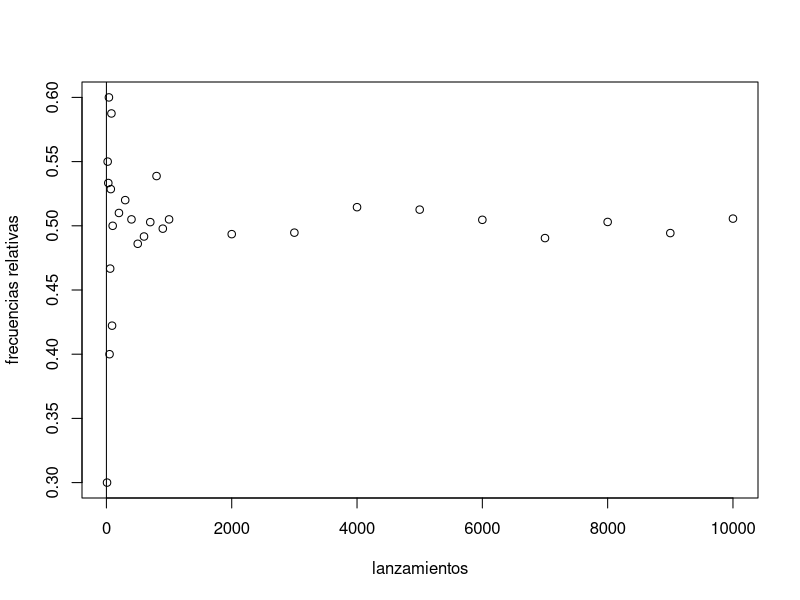

Write the R code that produced this figure.
cara<-c(0,1)
x<-seq(10,90,10)
lanzamientos<-c(x,10*x,100*x,10000)
frec_relativa<-vector(mode="numeric",length(lanzamientos))
puntos<-cbind(lanzamientos,frec_relativa)

for(i in 1:length(lanzamientos))
  puntos[i,2]<-(mean(sample(cara,puntos[i,1],replace=T))) #mean=media
puntos
plot(puntos,ylab="frecuencias relativas")
abline(0,5,0)
dev.off()